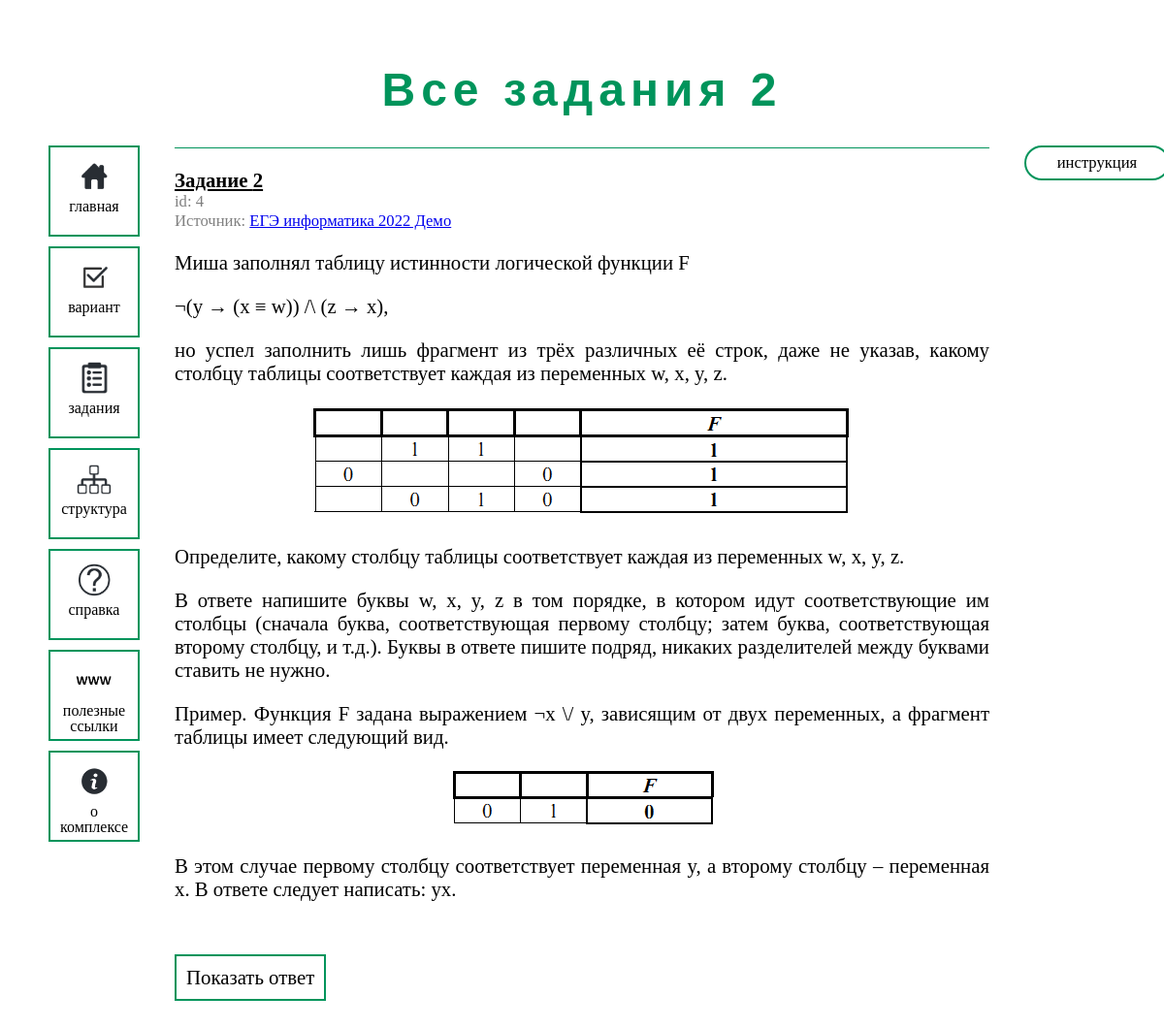
The app's page /training/2 with its own data.
### tables this page shows
CREATE TABLE tasks (id INTEGER PRIMARY KEY UNIQUE NOT NULL, text TEXT, answer TEXT NOT NULL, number INTEGER CHECK (number < 28 AND number > 0), files_path TEXT, source TEXT REFERENCES sources (id), solution TEXT);

CREATE TABLE sources (id INTEGER PRIMARY KEY UNIQUE NOT NULL, name TEXT NOT NULL);

CREATE TABLE images (id INTEGER PRIMARY KEY AUTOINCREMENT NOT NULL UNIQUE, image TEXT, task INTEGER REFERENCES tasks (id), sign TEXT);

### main.py (the view)
@app.route("/training/<int:number>")
def train_number(number):
    return render_template("tasks_with_answer.html",
                           tasks=repository.get_all_number_tasks(number),
                           page_title=f"Все задания {number}")

### Repository.py (called while the page is built)
    def get_task(self, task_id):
        con = sqlite3.connect(self.base_path)
        cur = con.cursor()
        task_inf = cur.execute("SELECT * FROM tasks WHERE id=(?)", (task_id,)).fetchone()
        images = cur.execute("SELECT * FROM images WHERE task=(?)", (task_id,)).fetchall()
        illustrations = [Illustration(image[0], image[1], image[2], image[3]) for image in images]
        illustrations_id = {illustrations[i].base_id: illustrations[i] for i in range(len(illustrations))}
        task_source = None
        if task_inf[5] is not None:
            source_inf = cur.execute("SELECT * FROM sources WHERE id=(?)", (task_inf[5])).fetchall()[0]
            task_source = Source(source_inf[0], source_inf[1])
        return Task(task_inf[0], task_inf[1], illustrations_id, task_inf[2],
                    task_inf[3], task_inf[4], task_source, task_inf[6])

    def get_all_number_tasks(self, number):
        con = sqlite3.connect(self.base_path)
        cur = con.cursor()
        tasks = []
        ids_of_number = cur.execute("SELECT id FROM tasks WHERE number=(?)", (number,)).fetchall()
        ids_of_number = list(map(lambda element: element[0], ids_of_number))
        for number_id in ids_of_number:
            tasks.append(self.get_task(number_id))
        return tasks

### templates/tasks_with_answer.html (shortened to what this page needs)
{% extends "article_temlpate.html" %}
{% import 'task_macro.html' as task_renderer %}
{% block style %}../static/style.css{% endblock %}
{% block header %}{{ page_title }}{% endblock %}
{% block article_body %}
    {% include 'right_side_menu.html' %}
    {% for task in tasks %}
        {{ task_renderer.task_render(task) }}
        <br>
        <button class="button" onclick="getElementById('answer{{ loop.index }}').style.visibility = 'visible'" id="button{{ loop.index }}">Показать ответ</button>
    {% endfor %}
{% endblock %}

### templates/task_macro.html (shortened to what this page needs)
{% macro task_render(task) -%}
    <p class="task_header"><b>Задание {{ task.number }}</b></p>
    <p class="task_id">id: {{task.base_id}}</p>
    {% if task.source != None %}
        <p class="task_id">Источник: <a href="{{ url_for('.source_page', source_id=task.source.base_id) }}">{{task.source.name}}</a></p>
    {% endif %}
    {% for inf_line in task.text.split("||") %}
        {% if inf_line != "" and loop.index is not divisibleby 2 %}
            {% set text_lines = inf_line.split("\n") %}
            {% for text_line in text_lines %}
                <p>{{ text_line }}</p>
            {% endfor %}
        {% else %}
            <div class="image_with_text">
                <img src="../static/img/1/{{ task.illustrations[inf_line|int].image_path }}" alt="Картинка" style="margin-bottom: 0px">
            </div>
        {% endif %}
    {% endfor %}
{%- endmacro %}

### static/style.css (style rules this page uses)
body { padding-top: 25px; }
.task_header { text-align: left; text-decoration: underline; margin-bottom: 0px; }
.task_id { text-align: left; font-size: 0.8em; color: grey; margin-top: 0px; margin-bottom: 0px; }
.button { margin: auto; margin-top: 10px; border-radius: 0px; border-style: solid; border-color: #00945b; align-content: center; border-width: 2px; background-color: white; text-align: center; text-decoration: none; color: black; padding: 10px; font-family: cambria; font-size: 1em; }
.image_with_text { text-align: center; }

### records on screen
tasks: number "2", base_id "4", source.name "ЕГЭ информатика 2022 Демо", text_lines "Миша заполнял таблицу истинности логической функции F" "¬(y → (x ≡ w)) /\\ (z → x)," "но успел заполнить лишь фрагмент из трёх различных её строк, даже не указав, какому столбцу таблицы соответствует каждая из переменных w, x, y, z." "Определите, какому столбцу таблицы соответствует каждая из переменных w, x, y, z." "В ответе напишите буквы w, x, y, z в том порядке, в котором идут соответствующие им столбцы (сначала буква, соответствующая первому столбцу; затем буква, соответствующая второму столбцу, и т.д.). Буквы в ответе пишите подряд, никаких разделителей между буквами ставить не нужно." "Пример. Функция F задана выражением ¬x \\/ y, зависящим от двух переменных, а фрагмент таблицы имеет следующий вид." "В этом случае первому столбцу соответствует переменная y, а второму столбцу – переменная x. В ответе следует написать: yx.", image (picture)

### other values on screen
{{ page_title }} "Все задания 2"
